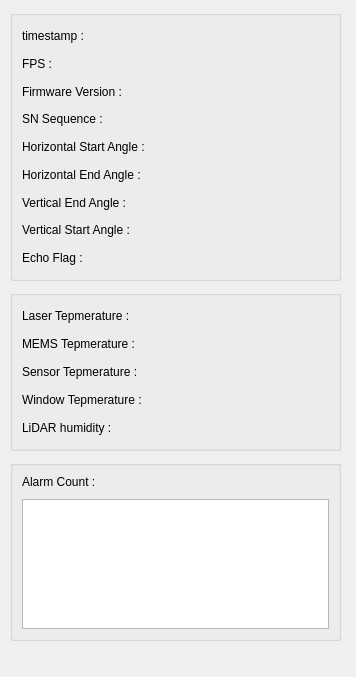
<?xml version="1.0" encoding="UTF-8"?>
<ui version="4.0">
 <class>DifopMonitor</class>
 <widget class="QDockWidget" name="DifopMonitor">
  <property name="geometry">
   <rect>
    <x>0</x>
    <y>0</y>
    <width>356</width>
    <height>677</height>
   </rect>
  </property>
  <property name="windowTitle">
   <string>DockWidget</string>
  </property>
  <widget class="QWidget" name="dockWidgetContents">
   <widget class="QGroupBox" name="groupBox">
    <property name="geometry">
     <rect>
      <x>10</x>
      <y>290</y>
      <width>331</width>
      <height>161</height>
     </rect>
    </property>
    <property name="title">
     <string/>
    </property>
    <layout class="QVBoxLayout" name="verticalLayout_2">
     <item>
      <layout class="QHBoxLayout" name="horizontalLayout">
       <item>
        <widget class="QLabel" name="label">
         <property name="text">
          <string>Laser Tepmerature :</string>
         </property>
        </widget>
       </item>
       <item>
        <widget class="QLabel" name="laserTemperature">
         <property name="text">
          <string/>
         </property>
        </widget>
       </item>
      </layout>
     </item>
     <item>
      <layout class="QHBoxLayout" name="horizontalLayout_2">
       <item>
        <widget class="QLabel" name="label_2">
         <property name="text">
          <string>MEMS Tepmerature :</string>
         </property>
        </widget>
       </item>
       <item>
        <widget class="QLabel" name="memsTemperature">
         <property name="text">
          <string/>
         </property>
        </widget>
       </item>
      </layout>
     </item>
     <item>
      <layout class="QHBoxLayout" name="horizontalLayout_5">
       <item>
        <widget class="QLabel" name="label_3">
         <property name="text">
          <string>Sensor Tepmerature :</string>
         </property>
        </widget>
       </item>
       <item>
        <widget class="QLabel" name="sensorTemperature">
         <property name="text">
          <string/>
         </property>
        </widget>
       </item>
      </layout>
     </item>
     <item>
      <layout class="QHBoxLayout" name="horizontalLayout_4">
       <item>
        <widget class="QLabel" name="label_4">
         <property name="text">
          <string>Window Tepmerature :</string>
         </property>
        </widget>
       </item>
       <item>
        <widget class="QLabel" name="windowTemperature">
         <property name="text">
          <string/>
         </property>
        </widget>
       </item>
      </layout>
     </item>
     <item>
      <layout class="QHBoxLayout" name="horizontalLayout_3">
       <item>
        <widget class="QLabel" name="label_5">
         <property name="text">
          <string>LiDAR humidity :</string>
         </property>
        </widget>
       </item>
       <item>
        <widget class="QLabel" name="lidarHumidity">
         <property name="text">
          <string/>
         </property>
        </widget>
       </item>
      </layout>
     </item>
    </layout>
   </widget>
   <widget class="QGroupBox" name="groupBox_2">
    <property name="geometry">
     <rect>
      <x>10</x>
      <y>10</y>
      <width>331</width>
      <height>271</height>
     </rect>
    </property>
    <property name="title">
     <string/>
    </property>
    <layout class="QHBoxLayout" name="horizontalLayout_6">
     <item>
      <layout class="QVBoxLayout" name="verticalLayout">
       <item>
        <layout class="QHBoxLayout" name="horizontalLayout_12">
         <item>
          <widget class="QLabel" name="label_11">
           <property name="text">
            <string>timestamp :</string>
           </property>
          </widget>
         </item>
         <item>
          <widget class="QLabel" name="timestamp">
           <property name="text">
            <string/>
           </property>
          </widget>
         </item>
        </layout>
       </item>
       <item>
        <layout class="QHBoxLayout" name="horizontalLayout_7">
         <item>
          <widget class="QLabel" name="label_6">
           <property name="text">
            <string>FPS :</string>
           </property>
          </widget>
         </item>
         <item>
          <widget class="QLabel" name="fps">
           <property name="text">
            <string/>
           </property>
          </widget>
         </item>
        </layout>
       </item>
       <item>
        <layout class="QHBoxLayout" name="horizontalLayout_13">
         <item>
          <widget class="QLabel" name="label_12">
           <property name="text">
            <string>Firmware Version :</string>
           </property>
          </widget>
         </item>
         <item>
          <widget class="QLabel" name="firmwareVersion">
           <property name="text">
            <string/>
           </property>
          </widget>
         </item>
        </layout>
       </item>
       <item>
        <layout class="QHBoxLayout" name="horizontalLayout_14">
         <item>
          <widget class="QLabel" name="label_13">
           <property name="text">
            <string>SN Sequence :</string>
           </property>
          </widget>
         </item>
         <item>
          <widget class="QLabel" name="snSequence">
           <property name="text">
            <string/>
           </property>
          </widget>
         </item>
        </layout>
       </item>
       <item>
        <layout class="QHBoxLayout" name="horizontalLayout_8">
         <item>
          <widget class="QLabel" name="label_8">
           <property name="text">
            <string>Horizontal Start Angle :</string>
           </property>
          </widget>
         </item>
         <item>
          <widget class="QLabel" name="horizontalStartAngle">
           <property name="text">
            <string/>
           </property>
          </widget>
         </item>
        </layout>
       </item>
       <item>
        <layout class="QHBoxLayout" name="horizontalLayout_10">
         <item>
          <widget class="QLabel" name="label_9">
           <property name="text">
            <string>Horizontal End Angle :</string>
           </property>
          </widget>
         </item>
         <item>
          <widget class="QLabel" name="horizontalEndAngle">
           <property name="text">
            <string/>
           </property>
          </widget>
         </item>
        </layout>
       </item>
       <item>
        <layout class="QHBoxLayout" name="horizontalLayout_11">
         <item>
          <widget class="QLabel" name="label_10">
           <property name="text">
            <string>Vertical End Angle :</string>
           </property>
          </widget>
         </item>
         <item>
          <widget class="QLabel" name="verticalEndAngle">
           <property name="text">
            <string/>
           </property>
          </widget>
         </item>
        </layout>
       </item>
       <item>
        <layout class="QHBoxLayout" name="horizontalLayout_9">
         <item>
          <widget class="QLabel" name="label_7">
           <property name="text">
            <string>Vertical Start Angle :</string>
           </property>
          </widget>
         </item>
         <item>
          <widget class="QLabel" name="verticalStartAngle">
           <property name="text">
            <string/>
           </property>
          </widget>
         </item>
        </layout>
       </item>
       <item>
        <layout class="QHBoxLayout" name="horizontalLayout_15">
         <item>
          <widget class="QLabel" name="label_14">
           <property name="text">
            <string>Echo Flag :</string>
           </property>
          </widget>
         </item>
         <item>
          <widget class="QLabel" name="echoFlag">
           <property name="text">
            <string/>
           </property>
          </widget>
         </item>
        </layout>
       </item>
      </layout>
     </item>
    </layout>
   </widget>
   <widget class="QGroupBox" name="groupBox_3">
    <property name="geometry">
     <rect>
      <x>10</x>
      <y>460</y>
      <width>331</width>
      <height>181</height>
     </rect>
    </property>
    <property name="title">
     <string/>
    </property>
    <layout class="QVBoxLayout" name="verticalLayout_4">
     <item>
      <layout class="QVBoxLayout" name="verticalLayout_3">
       <property name="spacing">
        <number>10</number>
       </property>
       <item>
        <layout class="QHBoxLayout" name="horizontalLayout_16" stretch="5,5">
         <property name="spacing">
          <number>10</number>
         </property>
         <item>
          <widget class="QLabel" name="label_15">
           <property name="text">
            <string>Alarm Count :</string>
           </property>
          </widget>
         </item>
         <item>
          <widget class="QLabel" name="alarmCount">
           <property name="text">
            <string/>
           </property>
          </widget>
         </item>
        </layout>
       </item>
       <item>
        <widget class="QListWidget" name="listWidget">
         <property name="styleSheet">
          <string notr="true">color: rgb(255, 0, 0);</string>
         </property>
        </widget>
       </item>
      </layout>
     </item>
    </layout>
   </widget>
  </widget>
 </widget>
 <resources/>
 <connections/>
</ui>
